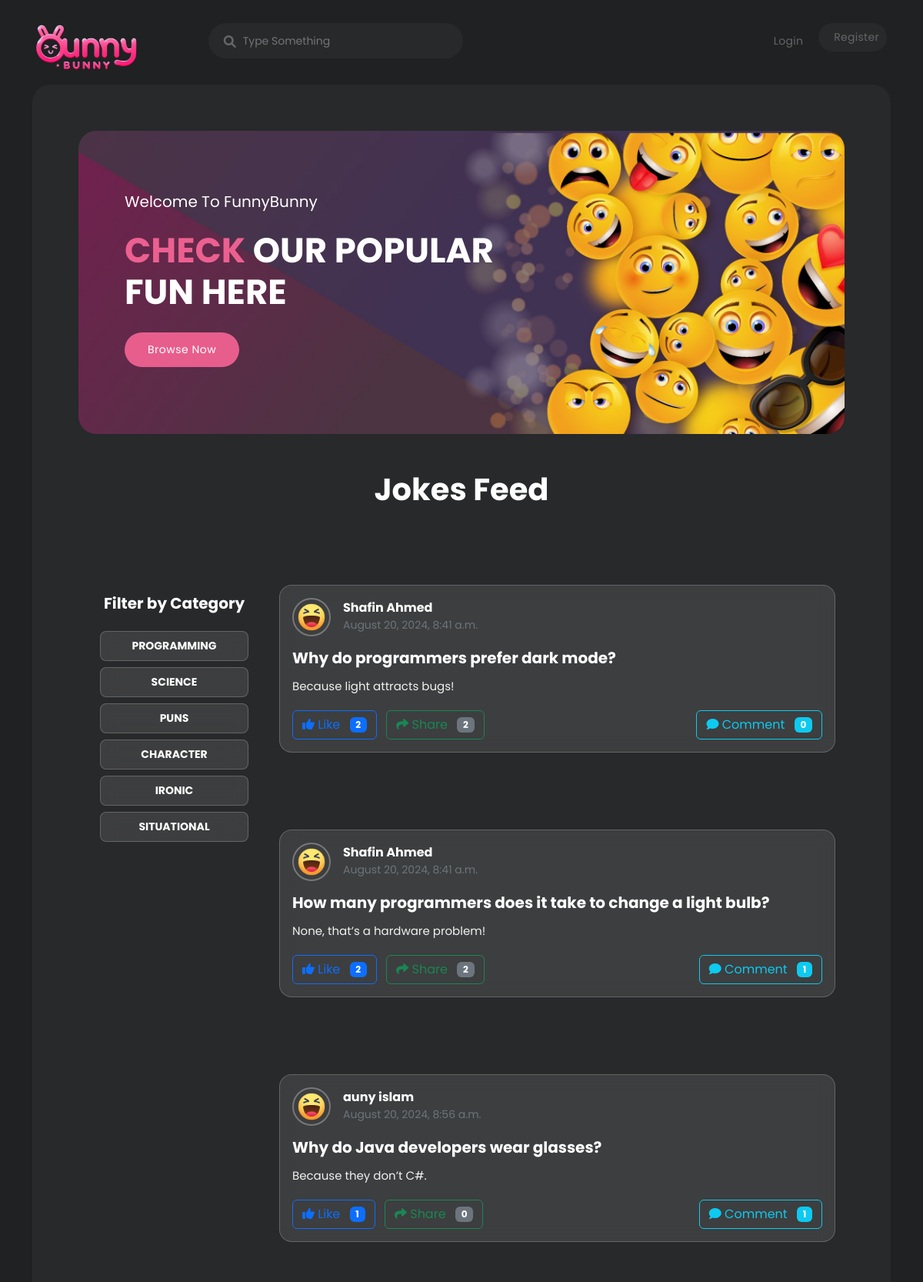
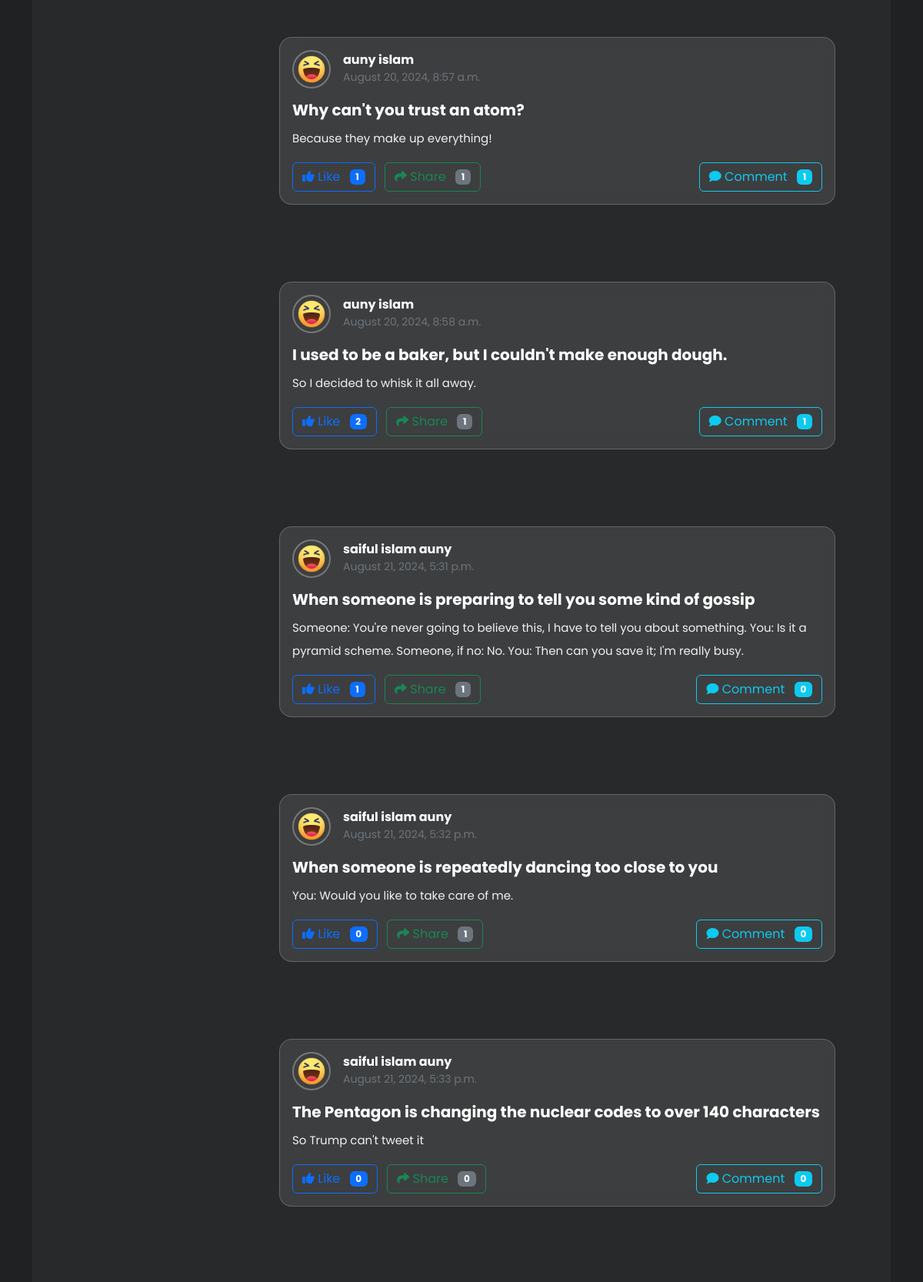
The page / (upper part) on the database its author committed (2 pictures, top to bottom).
### category/models.py (models this page shows, shortened)
class Category(models.Model):
    name = models.CharField(max_length=100)
    slug = models.SlugField(max_length=100,unique=True, null=True, blank=True)

### funny_post/models.py (models this page shows, shortened)
class Joke(models.Model):
    user = models.ForeignKey(User, on_delete=models.CASCADE, related_name='jokes')
    category = models.ForeignKey(Category, on_delete=models.SET_NULL, null=True)
    title = models.CharField(max_length=200)
    content = models.TextField()
    created_at = models.DateTimeField(auto_now_add=True)
    updated_at = models.DateTimeField(auto_now=True)

### funny_post/views.py (the view)
# urls.py: 2. Add a URL to urlpatterns:  path('', views.home, name='home')
def home(request, category_slug=None):
    query = request.GET.get('keyword')
    if category_slug:
        category = get_object_or_404(Category, slug=category_slug)
        jokes = Joke.objects.filter(category=category)
    else:
        jokes = Joke.objects.all()
    if query:
        jokes = jokes.filter(title__icontains=query) | Joke.objects.filter(content__icontains=query)
    joke_like_counts = {joke.id: Like.objects.filter(joke=joke).count() for joke in jokes}
    joke_share_counts = {joke.id: SharedJoke.objects.filter(joke=joke).count() for joke in jokes}
    joke_ratings = {joke.id: Rating.objects.filter(joke=joke).aggregate(avg_rating=models.Avg('stars'))['avg_rating'] or 0 for joke in jokes}
    rating_forms = {joke.id: RatingForm() for joke in jokes}
    comment_forms = {joke.id: CommentForm() for joke in jokes}
    return render(request, 'index.html', {
        'jokes': jokes,
        'categories': Category.objects.all(),
        'joke_like_counts': joke_like_counts,
        'joke_share_counts': joke_share_counts,
        'joke_ratings': joke_ratings,
        'rating_forms': rating_forms,
        'comment_forms': comment_forms,
    })

### core/templates/index.html (shortened to what this page needs)
{% extends 'base.html' %}
{% load static %}
{% block content %}
<div class="container">
    <div class="row">
        <div class="col-lg-12">
            <div class="page-content">
                <div class="main-banner">
                    <div class="row">
                        <div class="col-lg-7">
                            <div class="header-text">
                                <h6>Welcome To FunnyBunny</h6>
                                <h4><em>Check</em> Our Popular Fun Here</h4>
                                <div class="main-button">
                                    <a href="{% url 'leaderboard' %}">Browse Now</a>
                                </div>
                            </div>
                        </div>
                    </div>
                </div>
                <div class="container mt-5">
                    <h1 class="text-center">Jokes Feed</h1>
                    <div class="row">
                        <div class="col-lg-3 mt-5">
                            <div class="p-3 rounded-4 mt-5 glass-effect">
                                <h5 class="mb-3 text-white" style="text-align: center; margin: 0; padding: 0;">
                                    Filter by Category
                                </h5>
                                <ul class="list-group">
                                    {% for cat in categories %}
                                    <li class="list-group-item mt-2 rounded-3 p-0 overflow-hidden" style="background: rgba(255, 255, 255, 0.1); backdrop-filter: blur(10px); border: 1px solid rgba(255, 255, 255, 0.2);">
                                        <a href="{% url 'category_wise_post' cat.slug %}"
                                           class="d-block w-100 h-100 p-2 text-decoration-none"
                                           style="font-weight: bold; color: #fff; font-size: 14px; text-align: center; text-transform: uppercase; display: flex; align-items: center; justify-content: center;
                                                  transition: color 0.3s ease;"
                                           onmouseover="this.style.color='#E75E8D';"
                                           onmouseout="this.style.color='#fff';">
                                            {{ cat.name }}
                                        </a>
                                    </li>
                                    {% endfor %}
                                </ul>
                            </div>
                        </div>
                        <div class="col-lg-9">
                            {% for joke in jokes %}
                            <div class="card mb-4 rounded-4" style="background: rgba(255, 255, 255, 0.1); backdrop-filter: blur(10px); border: 1px solid rgba(255, 255, 255, 0.2);">
                                <div class="card-body" style="color: #fff; font-size: 16px;">
                                    <div class="d-flex align-items-center mb-3">
                                        <div class="me-3">
                                            <img src="{% static 'assets/images/haha.png' %}" alt="Avatar" class="rounded-circle" style="width: 50px; border: 2px solid rgba(255, 255, 255, 0.3);">
                                        </div>
                                        <div>
                                            <h6 class="mb-0"
                                                style="font-weight: bold; color: #fff;">{{ joke.user.first_name }} {{ joke.user.last_name }}</h6>
                                            <small class="text-muted">{{ joke.created_at|date:"F j, Y, g:i a" }}</small>
                                        </div>
                                    </div>
                                    <h5 class="card-title" style="font-weight: bold; color: #fff;">{{ joke.title }}</h5>
                                    <p class="card-text" style="margin-top: 10px; color: #f1f1f1;">{{ joke.content }}</p>
                                    <div class="d-flex justify-content-between align-items-center mt-3">
                                        <div>
                                            <a href="{% url 'like_joke' joke.id %}" class="btn btn-outline-primary">
                                                <i class="fas fa-thumbs-up"></i> Like
                                                <span class="badge bg-primary ms-2">{{ joke.likes.count }}</span>
                                            </a>
                                            <a href="{% url 'share_joke' joke.id %}" class="btn btn-outline-success ms-2">
                                                <i class="fas fa-share"></i> Share
                                                <span class="badge bg-secondary ms-2">{{ joke.shared_jokes.count }}</span>
                                            </a>
                                        </div>
                                        <div>
                                            <button class="btn btn-outline-info"
                                                onclick="toggleCommentForm({{ joke.id }})">
                                                <i class="fas fa-comment"></i> Comment
                                                <span class="badge bg-info ms-2">{{ joke.comments.count }}</span>
                                            </button>
                                        </div>
                                    </div>
                                </div>
                            </div>
                            {% endfor %}
                        </div>
                    </div>
                </div>
            </div>
        </div>
    </div>
</div>
{% endblock %}

### core/static/assets/css/templatemo-cyborg-gaming.css (style rules this page uses)
html, body, div, span, applet, object, iframe, h1, h2, h3, h4, h5, h6, p, blockquote, div pre, a, abbr, acronym, address, big, cite, code, del, dfn, em, font, img, ins, kbd, q, s, samp, small, strike, strong, sub, sup, tt, var, b, u, i, center, dl, dt, dd, ol, ul, li, figure, header, nav, section, article, aside, footer, figcaption { margin: 0; padding: 0; border: 0; outline: 0; }
ul, li { padding: 0; margin: 0; list-style: none; }
* { box-sizing: border-box; }
html, body { font-family: 'Poppins', sans-serif; font-weight: 400; background-color: #1e1e1e; font-size: 16px; -ms-text-size-adjust: 100%; -webkit-font-smoothing: antialiased; -moz-osx-font-smoothing: grayscale; }
a { color: #CCC; text-decoration: none !important; }
h1, h2, h3, h4, h5, h6 { margin-top: 0px; margin-bottom: 0px; color: #fff; font-weight: 700; }
ul { margin-bottom: 0px; }
p { font-size: 15px; line-height: 30px; color: #fff; }
img { width: 100%; overflow: hidden; }
html, body { background: #1f2122; font-family: 'Poppins', sans-serif; }
body .page-content { margin-top: 110px; background-color: #27292a; padding: 60px; border-radius: 23px; }
p { font-size: 15px; color: #666; line-height: 30px; margin-bottom: 0px; }
.main-button a { font-size: 14px; color: #fff; background-color: #e75e8d; padding: 12px 30px; display: inline-block; border-radius: 25px; font-weight: 400; text-transform: capitalize; letter-spacing: 0.5px; transition: all .3s; position: relative; overflow: hidden; }
.main-banner { background-image: url(../images/banner.jpg); background-position: center center; background-size: cover; min-height: 380px; border-radius: 23px; padding: 80px 60px; }
.main-banner h6 { font-size: 20px; color: #fff; font-weight: 400; margin-bottom: 25px; }
.main-banner h4 { font-size: 45px; text-transform: uppercase; margin-bottom: 25px; }
.main-banner h4 em { font-style: normal; color: #ec6090; }
body { overflow-x: hidden; }

### core/static/assets/css/custom.css (style rules this page uses)
body { display: flex; flex-direction: column; min-height: 100vh; }
.card { margin-top: 100px !important; background-color: #E75E8D; color: #FFFFFF; }

### rows shown on the page
Category: name "PROGRAMMING"
Category: name "SCIENCE"
Category: name "PUNS"
Category: name "CHARACTER"
Category: name "IRONIC"
Category: name "SITUATIONAL"
Joke: user.first_name "Shafin", user.last_name "Ahmed", created_at "August 20, 2024, 8:41 a.m.", title "Why do programmers prefer dark mode?", content "Because light attracts bugs!", likes.count "2", shared_jokes.count "2", comments.count "0"
Joke: user.first_name "Shafin", user.last_name "Ahmed", created_at "August 20, 2024, 8:41 a.m.", title "How many programmers does it take to change a light bulb?", content "None, that’s a hardware problem!", likes.count "2", shared_jokes.count "2", comments.count "1"
Joke: user.first_name "auny", user.last_name "islam", created_at "August 20, 2024, 8:56 a.m.", title "Why do Java developers wear glasses?", content "Because they don’t C#.", likes.count "1", shared_jokes.count "0", comments.count "1"
Joke: user.first_name "auny", user.last_name "islam", created_at "August 20, 2024, 8:57 a.m.", title "Why can't you trust an atom?", content "Because they make up everything!", likes.count "1", shared_jokes.count "1", comments.count "1"
Joke: user.first_name "auny", user.last_name "islam", created_at "August 20, 2024, 8:58 a.m.", title "I used to be a baker, but I couldn't make enough dough.", content "So I decided to whisk it all away.", likes.count "2", shared_jokes.count "1", comments.count "1"
Joke: user.first_name "saiful islam", user.last_name "auny", created_at "August 21, 2024, 5:31 p.m.", title "When someone is preparing to tell you some kind of gossip", content "Someone: You're never going to believe this, I have to tell you about something. You: Is it a pyramid scheme. Someone, if no: No. You: Then can you save it; I'm really busy.", likes.count "1", shared_jokes.count "1", comments.count "0"
Joke: user.first_name "saiful islam", user.last_name "auny", created_at "August 21, 2024, 5:32 p.m.", title "When someone is repeatedly dancing too close to you", content "You: Would you like to take care of me.", likes.count "0", shared_jokes.count "1", comments.count "0"
Joke: user.first_name "saiful islam", user.last_name "auny", created_at "August 21, 2024, 5:33 p.m.", title "The Pentagon is changing the nuclear codes to over 140 characters", content "So Trump can't tweet it", likes.count "0", shared_jokes.count "0", comments.count "0"
